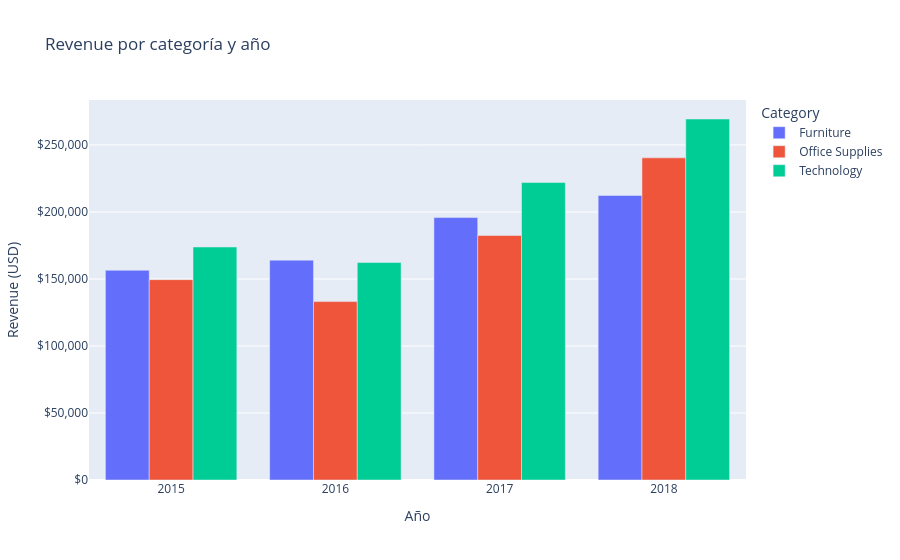

The notebook cell this image was saved under:
### Markdown cell above
## 3 — Descomposición por categoría — ¿qué impulsa el cambio?

### Code cell
rev_cat_año = (
    df.groupby(['año', 'Category'])['Sales']
    .sum()
    .reset_index()
    .rename(columns={'Sales': 'revenue'})
)

# Variación por categoría entre el último y penúltimo año
ultimo     = df['año'].max()
penultimo  = ultimo - 1

pivot_cat = (
    rev_cat_año[rev_cat_año['año'].isin([penultimo, ultimo])]
    .pivot(index='Category', columns='año', values='revenue')
    .assign(variacion_pct = lambda x: ((x[ultimo] - x[penultimo]) / x[penultimo] * 100).round(1))
    .assign(variacion_abs = lambda x: (x[ultimo] - x[penultimo]).round(0))
    .sort_values('variacion_pct', ascending=False)
)

print(f'Comparación {penultimo} vs {ultimo} por categoría:')
print(pivot_cat.to_string())

fig = px.bar(
    rev_cat_año,
    x='año',
    y='revenue',
    color='Category',
    barmode='group',
    title='Revenue por categoría y año',
    labels={'revenue': 'Revenue (USD)', 'año': 'Año'},
)
fig.update_layout(yaxis_tickformat='$,.0f')
fig.show()

### Figure 1 — Plotly figure (JSON) as saved in the notebook; plotly's stock layout.template omitted (floating-point values rounded to 4 significant figures)
{"data": [{"alignmentgroup": "True", "hovertemplate": "Category=Furniture<br>Año=%{x}<br>Revenue (USD)=%{y}<extra></extra>", "legendgroup": "Furniture", "marker": {"color": "#636efa", "pattern": {"shape": ""}}, "name": "Furniture", "offsetgroup": "Furniture", "orientation": "v", "showlegend": true, "textposition": "auto", "type": "bar", "x": [2015, 2016, 2017, 2018], "xaxis": "x", "y": [156500.0, 164100.0, 195800.0, 212300.0], "yaxis": "y"}, {"alignmentgroup": "True", "hovertemplate": "Category=Office Supplies<br>Año=%{x}<br>Revenue (USD)=%{y}<extra></extra>", "legendgroup": "Office Supplies", "marker": {"color": "#EF553B", "pattern": {"shape": ""}}, "name": "Office Supplies", "offsetgroup": "Office Supplies", "orientation": "v", "showlegend": true, "textposition": "auto", "type": "bar", "x": [2015, 2016, 2017, 2018], "xaxis": "x", "y": [149500.0, 133100.0, 182400.0, 240400.0], "yaxis": "y"}, {"alignmentgroup": "True", "hovertemplate": "Category=Technology<br>Año=%{x}<br>Revenue (USD)=%{y}<extra></extra>", "legendgroup": "Technology", "marker": {"color": "#00cc96", "pattern": {"shape": ""}}, "name": "Technology", "offsetgroup": "Technology", "orientation": "v", "showlegend": true, "textposition": "auto", "type": "bar", "x": [2015, 2016, 2017, 2018], "xaxis": "x", "y": [173900.0, 162300.0, 222000.0, 269400.0], "yaxis": "y"}], "layout": {"barmode": "group", "legend": {"title": {"text": "Category"}, "tracegroupgap": 0}, "title": {"text": "Revenue por categoría y año"}, "xaxis": {"anchor": "y", "domain": [0.0, 1.0], "title": {"text": "Año"}}, "yaxis": {"anchor": "x", "domain": [0.0, 1.0], "tickformat": "$,.0f", "title": {"text": "Revenue (USD)"}}}}
